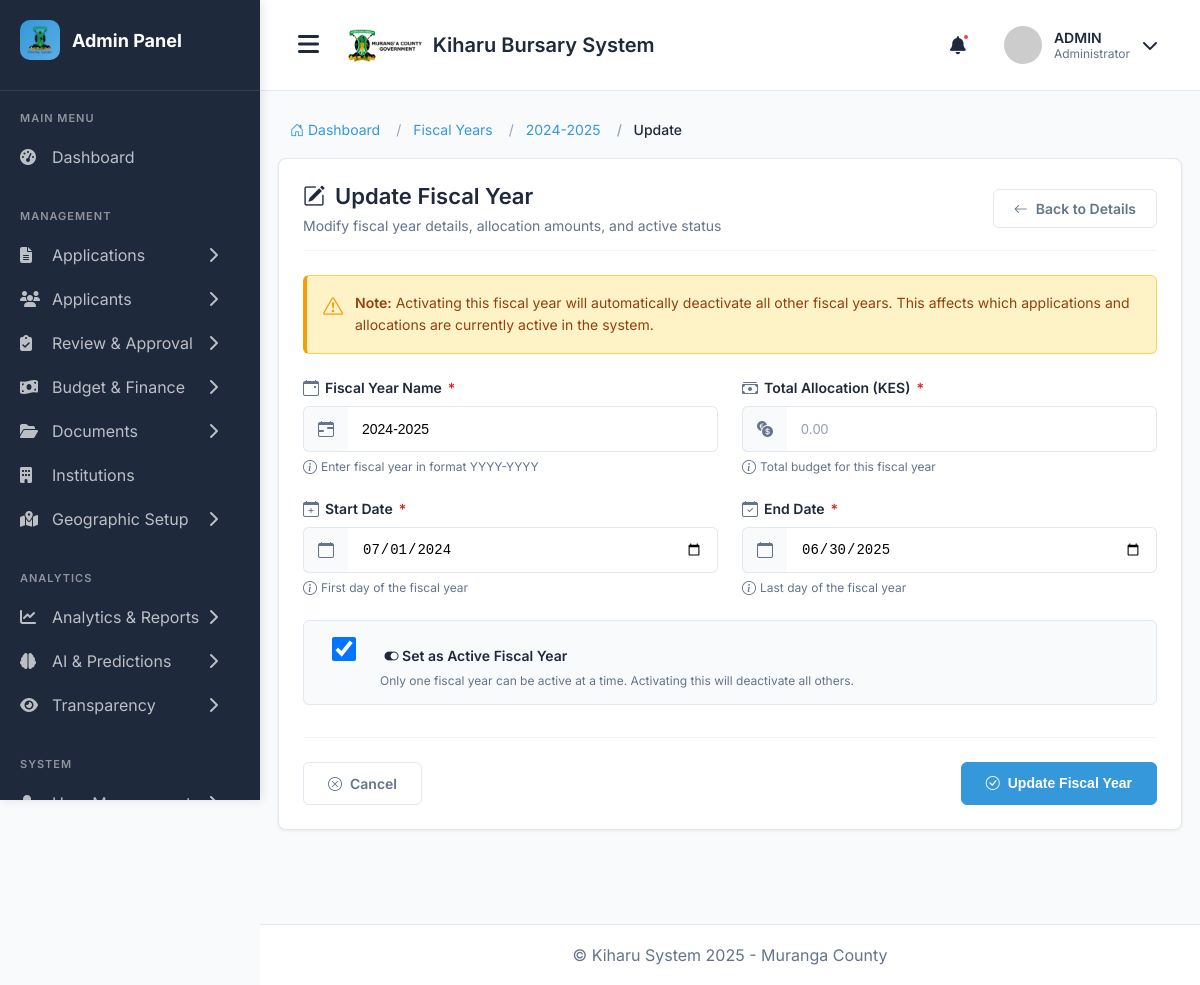
The app's page /admin-fiscal-years/1/edit/ (signed in) with its own data.
### main_application/models.py (models this page shows, shortened)
class FiscalYear(models.Model):
    name = models.CharField(max_length=20, unique=True)  # e.g., "2024-2025"
    start_date = models.DateField()
    end_date = models.DateField()
    county = models.ForeignKey(County, on_delete=models.CASCADE, related_name='fiscal_years')
    total_county_budget = models.DecimalField(
        max_digits=15,
        decimal_places=2,
        help_text="Total county budget for the year"
    )
    education_budget = models.DecimalField(
        max_digits=15,
        decimal_places=2,
        help_text="Education sector allocation"
    )
    total_bursary_allocation = models.DecimalField(
        max_digits=12,
        decimal_places=2,
        help_text="Total county bursary allocation for the year"
    )
    equitable_share = models.DecimalField(
        max_digits=15,
        decimal_places=2,
        default=0,
        help_text="Equitable share from National Treasury"
    )
    conditional_grants = models.DecimalField(
        max_digits=15,
        decimal_places=2,
        default=0,
        help_text="Conditional allocations from National Treasury"
    )
    number_of_disbursement_rounds = models.PositiveIntegerField(
        default=2,
        help_text="How many times bursaries are disbursed per year (e.g., 2, 4, or 5)"
    )
    is_active = models.BooleanField(default=False)
    application_open = models.BooleanField(default=False)
    application_deadline = models.DateField(blank=True, null=True)
    created_at = models.DateTimeField(auto_now_add=True)
    created_by = models.ForeignKey(User, on_delete=models.SET_NULL, null=True)
    class Meta:
        ordering = ['-start_date']

### main_application/views.py (the view, shortened to what this page needs)
# urls.py: path('admin-fiscal-years/<int:pk>/edit/', views.fiscal_year_update, name='fiscal_year_update'),
@login_required
@user_passes_test(is_admin)
def fiscal_year_update(request, pk):
    fiscal_year = get_object_or_404(FiscalYear, pk=pk)
    context = {'fiscal_year': fiscal_year}
    return render(request, 'admin/fiscal_year_update.html', context)

### main_application/views.py (called while the page is built)
def is_admin(user):
    return user.user_type == 'admin'

### templates/admin/fiscal_year_update.html (shortened to what this page needs)
{% extends "admin_base.html" %}
{% block content %}
<div class="container-fluid">
    <nav aria-label="breadcrumb">
        <ol class="breadcrumb">
            <li class="breadcrumb-item">
                <a href="{% url 'admin_dashboard' %}">
                    <i class="bi bi-house-door"></i> Dashboard
                </a>
            </li>
            <li class="breadcrumb-item">
                <a href="{% url 'fiscal_year_list' %}">Fiscal Years</a>
            </li>
            <li class="breadcrumb-item">
                <a href="{% url 'fiscal_year_detail' fiscal_year.pk %}">{{ fiscal_year.name }}</a>
            </li>
            <li class="breadcrumb-item active" aria-current="page">Update</li>
        </ol>
    </nav>
    <div class="row justify-content-center">
        <div class="col-lg-12">
            <div class="section-container">
                <div class="page-header">
                    <div>
                        <h1 class="page-title">
                            <i class="bi bi-pencil-square"></i>
                            Update Fiscal Year
                        </h1>
                        <p class="page-subtitle">
                            Modify fiscal year details, allocation amounts, and active status
                        </p>
                    </div>
                    <a href="{% url 'fiscal_year_detail' fiscal_year.pk %}" class="back-btn">
                        <i class="bi bi-arrow-left"></i>
                        Back to Details
                    </a>
                </div>
                <div class="alert-warning">
                    <i class="bi bi-exclamation-triangle"></i>
                    <div class="alert-warning-text">
                        <strong>Note:</strong> Activating this fiscal year will automatically deactivate all other fiscal years.
                        This affects which applications and allocations are currently active in the system.
                    </div>
                </div>
                <form method="post">
                    <div class="row">
                        <div class="col-md-6">
                            <div class="form-section">
                                <label for="name" class="form-label">
                                    <i class="bi bi-calendar-event"></i>
                                    Fiscal Year Name
                                    <span class="text-danger">*</span>
                                </label>
                                <div class="input-group">
                                    <span class="input-group-text">
                                        <i class="bi bi-calendar-range"></i>
                                    </span>
                                    <input type="text"
                                           class="form-control"
                                           id="name"
                                           name="name"
                                           value="{{ fiscal_year.name }}"
                                           placeholder="e.g., 2024-2025"
                                           required>
                                </div>
                                <div class="form-text">
                                    <i class="bi bi-info-circle"></i>
                                    Enter fiscal year in format YYYY-YYYY
                                </div>
                            </div>
                        </div>
                        <div class="col-md-6">
                            <div class="form-section">
                                <label for="total_allocation" class="form-label">
                                    <i class="bi bi-cash-stack"></i>
                                    Total Allocation (KES)
                                    <span class="text-danger">*</span>
                                </label>
                                <div class="input-group">
                                    <span class="input-group-text">
                                        <i class="bi bi-currency-exchange"></i>
                                    </span>
                                    <input type="number"
                                           class="form-control"
                                           id="total_allocation"
                                           name="total_allocation"
                                           step="0.01"
                                           min="0"
                                           value="{{ fiscal_year.total_allocation }}"
                                           placeholder="0.00"
                                           required>
                                </div>
                                <div class="form-text">
                                    <i class="bi bi-info-circle"></i>
                                    Total budget for this fiscal year
                                </div>
                            </div>
                        </div>
                    </div>
                    <div class="row">
                        <div class="col-md-6">
                            <div class="form-section">
                                <label for="start_date" class="form-label">
                                    <i class="bi bi-calendar-plus"></i>
                                    Start Date
                                    <span class="text-danger">*</span>
                                </label>
                                <div class="input-group">
                                    <span class="input-group-text">
                                        <i class="bi bi-calendar"></i>
                                    </span>
                                    <input type="date"
                                           class="form-control"
                                           id="start_date"
                                           name="start_date"
                                           value="{{ fiscal_year.start_date|date:'Y-m-d' }}"
                                           required>
                                </div>
                                <div class="form-text">
                                    <i class="bi bi-info-circle"></i>
                                    First day of the fiscal year
                                </div>
                            </div>
                        </div>
                        <div class="col-md-6">
                            <div class="form-section">
                                <label for="end_date" class="form-label">
                                    <i class="bi bi-calendar-check"></i>
                                    End Date
                                    <span class="text-danger">*</span>
                                </label>
                                <div class="input-group">
                                    <span class="input-group-text">
                                        <i class="bi bi-calendar"></i>
                                    </span>
                                    <input type="date"
                                           class="form-control"
                                           id="end_date"
                                           name="end_date"
                                           value="{{ fiscal_year.end_date|date:'Y-m-d' }}"
                                           required>
                                </div>
                                <div class="form-text">
                                    <i class="bi bi-info-circle"></i>
                                    Last day of the fiscal year
                                </div>
                            </div>
                        </div>
                    </div>
                    <div class="form-check">
                        <input class="form-check-input"
                               type="checkbox"
                               role="switch"
                               id="is_active"
                               name="is_active"
                               {% if fiscal_year.is_active %}checked{% endif %}>
                        <label class="form-check-label" for="is_active">
                            <i class="bi bi-toggle-on"></i>
                            Set as Active Fiscal Year
                        </label>
                        <div class="form-text">
                            Only one fiscal year can be active at a time. Activating this will deactivate all others.
                        </div>
                    </div>
                    <div class="form-actions">
                        <a href="{% url 'fiscal_year_detail' fiscal_year.pk %}" class="btn btn-secondary">
                            <i class="bi bi-x-circle"></i>
                            Cancel
                        </a>
                        <button type="submit" class="btn btn-primary">
                            <i class="bi bi-check-circle"></i>
                            Update Fiscal Year
                        </button>
                    </div>
                </form>
            </div>
        </div>
    </div>
</div>
{% endblock %}

### templates/admin_base.html (style rules this page uses)
* { margin: 0; padding: 0; box-sizing: border-box; }
:root { --primary-color: #3498db; --primary-hover: #2980b9; --sidebar-bg: #1E293B; --sidebar-hover: #334155; --main-bg: #F8FAFC; --card-bg: #FFFFFF; --text-primary: #1E293B; --text-secondary: #64748B; --border-color: #E2E8F0; --success-color: #10B981; --danger-color: #EF4444; --warning-color: #F59E0B; }
body { font-family: 'Inter', sans-serif; background-color: var(--main-bg); color: var(--text-primary); overflow-x: hidden; }
.page-header { margin-bottom: 30px; }
.page-title { font-size: 28px; font-weight: 700; margin-bottom: 8px; }
.breadcrumb { display: flex; gap: 8px; color: var(--text-secondary); font-size: 14px; }
.breadcrumb a { color: var(--text-secondary); text-decoration: none; }
.alert-warning { background-color: #fffbeb; border-left: 4px solid #f59e0b; color: #78350f; }

### records on screen
FiscalYear: name "2024-2025", start_date "07/01/2024", end_date "06/30/2025", is_active "☑"
